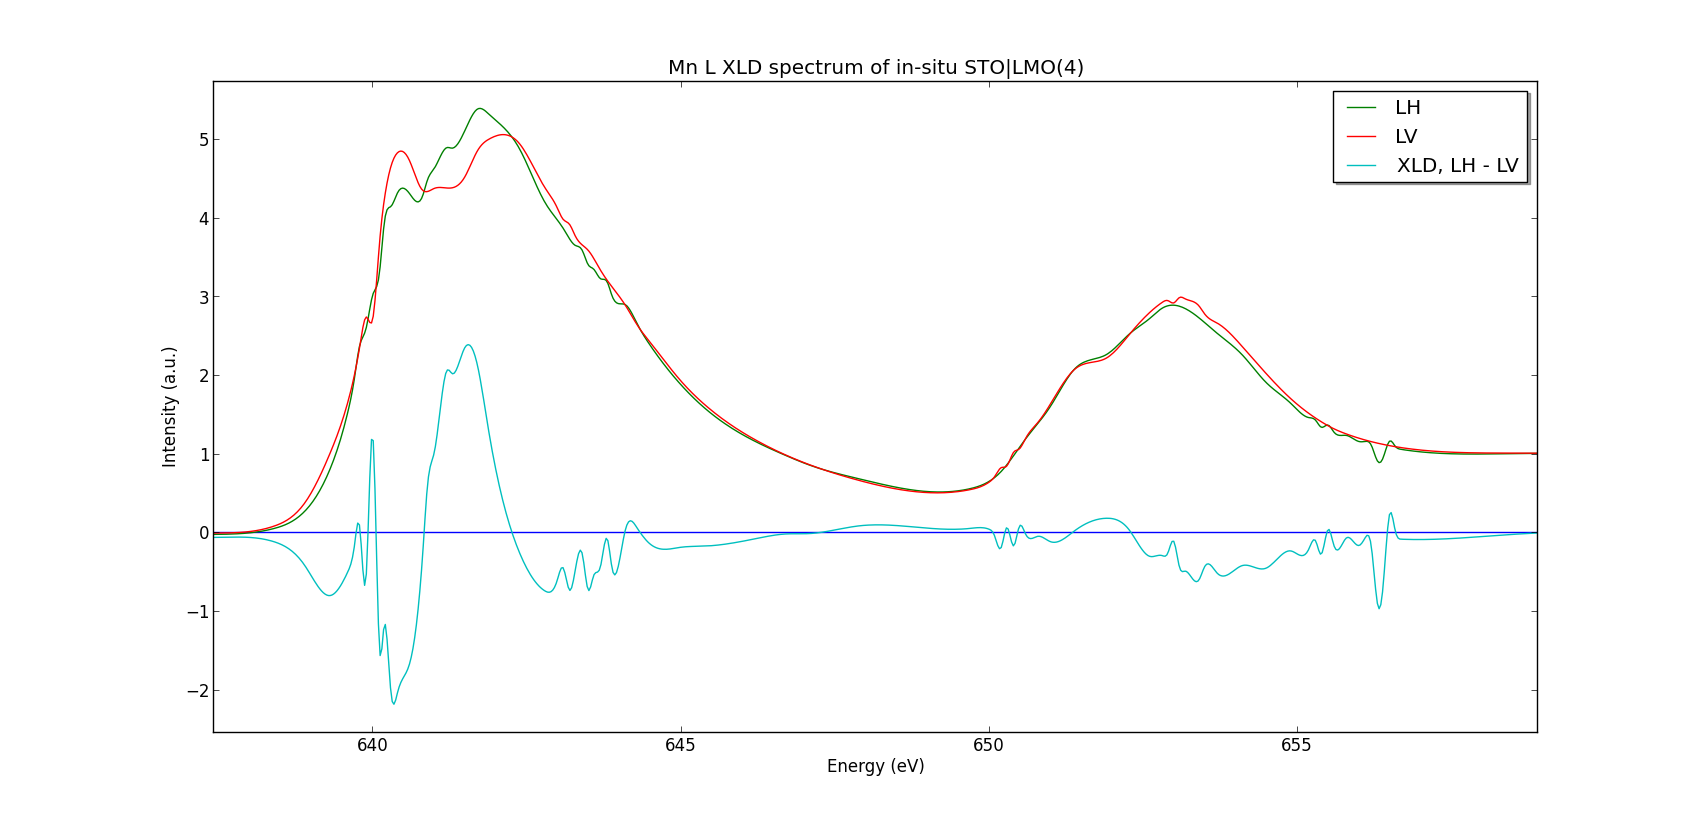

This chart was generated by the following Python code:
"""
Script to analyse XLD and XMCD spectra
"""
import matplotlib.lines as mlines
import matplotlib.pyplot as plt
import numpy as np
import math
import copy
import random
import h5py
import copy
from scipy import interpolate

smooth = .001
FILE_LH = "../../Data/i09-75578.nxs"
FILE_LV = "../../Data/i09-75579.nxs"

import csv
def save(energies, spectrum, ext):
    name = 'LMO4MnLin'
    with open('csv/'+name+'-'+ext+'.csv', 'wb') as f:
        writer = csv.writer(f)
        writer.writerow(('energy','intensity'))
        for n, s in enumerate(spectrum):
            writer.writerow((energies[n], s))
        f.close()

def getBackground(energies, spectrum):

    last = len(energies)
    points = [1, 25, 65, 155, 185, 245, 278]
    B = 1
    answ = "n"

    # Substracting pre-edge
    minimum = min(spectrum[points[0]:points[1]])
    spectrum = [s-minimum for s in spectrum]

    # Simulating step-function
    step = []
    start = spectrum[points[1]]
    mid = spectrum[points[3]]
    end = spectrum[points[5]]
    try:
        for e in energies:
            # fermi-dirac distribution-like normalisation function
            n = diff1/(math.exp((energies[points[2]]-e)/B)+1)
            m = diff2/(math.exp((energies[points[4]]-e)/B)+1)
            step.append(n+m)
    except:
        diff1 = mid - start
        diff2 = end - mid
        global diff1
        global diff2
        for e in energies:
            # fermi-dirac distribution-like normalisation function
            n = diff1/(math.exp((energies[points[2]]-e)/B)+1)
            m = diff2/(math.exp((energies[points[4]]-e)/B)+1)
            step.append(n+m)
    fitspect = [s - step[n] for n, s in enumerate(spectrum)]

##    while answ == "n":
##        plt.plot(energies, spectrum)
##        plt.plot(energies, [s+start for s in step])
##        for p in points:
##            plt.axvline(energies[p], color='k', linestyle='solid')
##        plt.show()
##            
##        answ = raw_input("Are the lines placed correctly? y/n: ")
##        while answ != "n" and answ != "y":
##            answ = raw_input("Use 'y' or 'n'. Are the lines correct?: ")
##
##        if answ == "y": break
##        print "Previous lines were places at ",points
##        for n, p in enumerate(points):
##            try: points[n] = int(raw_input("Line "+str(n+1)+" to: "))
##            except:
##                print "Invalid syntax"
##                points[n] = int(raw_input("Line "+str(n+1)+" to: "))
##        print points

    # Fitting 4th order polynomial to bg without step
    bg = range(points[0],points[1]) + [points[3]] + range(points[5],points[6])
    x, y = [energies[n] for n in bg], [fitspect[n] for n in bg]
    a, b, c, d, e =  np.polyfit(x, y, 4)
    norm = [a*i**4 + b*i**3 + c*i**2 + d*i + e for i in energies]
    spectNorm = [s-norm[n]+step[n] for n, s in enumerate(fitspect)]

    return norm, spectNorm

if __name__ == '__main__':
    print "Gathering measurements data"
    
    with h5py.File(FILE_LH, 'r') as f:
        energies = f["/entry1/instrument/pathgroup/pgmenergy"]
        
        spectrum = f["/entry1/smpmamp39/smpmiamp39"]
        i_0 = f["/entry1/sm5amp8/sm5amp8"]

        LHEnergies = [e for e in energies[2:-2]]
        LHSpectrum = [s/i_0[n]*100000 for n, s in enumerate(spectrum[2:-2])]

    with h5py.File(FILE_LV, 'r') as f:
        energies = f["/entry1/instrument/pathgroup/pgmenergy"]
        
        spectrum = f["/entry1/smpmamp39/smpmiamp39"]
        i_0 = f["/entry1/sm5amp8/sm5amp8"]

        LVEnergies = [e for e in energies[2:-2]]
        LVSpectrum = [s/i_0[n]*100000 for n, s in enumerate(spectrum[2:-2])]

    energies = np.linspace(LHEnergies[0], LHEnergies[-1], num=len(LHEnergies)*5, endpoint=True)

    print "============"
    print "First background"
    print "============"
##    LHSpectrum_norm = LHSpectrum
    LHNorm, LHSpectrum_norm = getBackground(LHEnergies, LHSpectrum)
    splineRep = interpolate.splrep(LHEnergies, LHSpectrum_norm, s=smooth)
    LHSpectrum_norm = interpolate.splev(energies, splineRep, der=0)
    print "============"
    print "Second background"
    print "============"
##    LVSpectrum_norm = LVSpectrum
    LVNorm, LVSpectrum_norm = getBackground(LVEnergies, LVSpectrum)
    splineRep = interpolate.splrep(LVEnergies, LVSpectrum_norm, s=smooth)
    LVSpectrum_norm = interpolate.splev(energies, splineRep, der=0)

    # Make XMCD
    XLD = [(LHSpectrum_norm[n]-s)*4 for n, s in enumerate(LVSpectrum_norm)]

    # Save data to CSV
    spectra = [LHSpectrum_norm, LVSpectrum_norm, XLD]
    for n, s in enumerate(spectra):
        save(energies, s, str(n+1))

    # Plot data
    plt.plot(LHEnergies, [0 for e in LHEnergies])
##    plt.plot(LVEnergies, LVSpectrum)
##    plt.plot(LVEnergies, LVNorm)
##    plt.plot(LHEnergies, LHSpectrum)
##    plt.plot(LHEnergies, LHNorm)
    plt.plot(energies, LHSpectrum_norm, label='LH')
    plt.plot(energies, LVSpectrum_norm, label='LV')
    plt.plot(energies, XLD, label='XLD, LH - LV')
    
    legend = plt.legend(loc='upper right', shadow=True)
    title = plt.title("Mn L XLD spectrum of in-situ STO|LMO(4)")
    plt.xlabel("Energy (eV)")
    plt.ylabel("Intensity (a.u.)")
    plt.show()   
